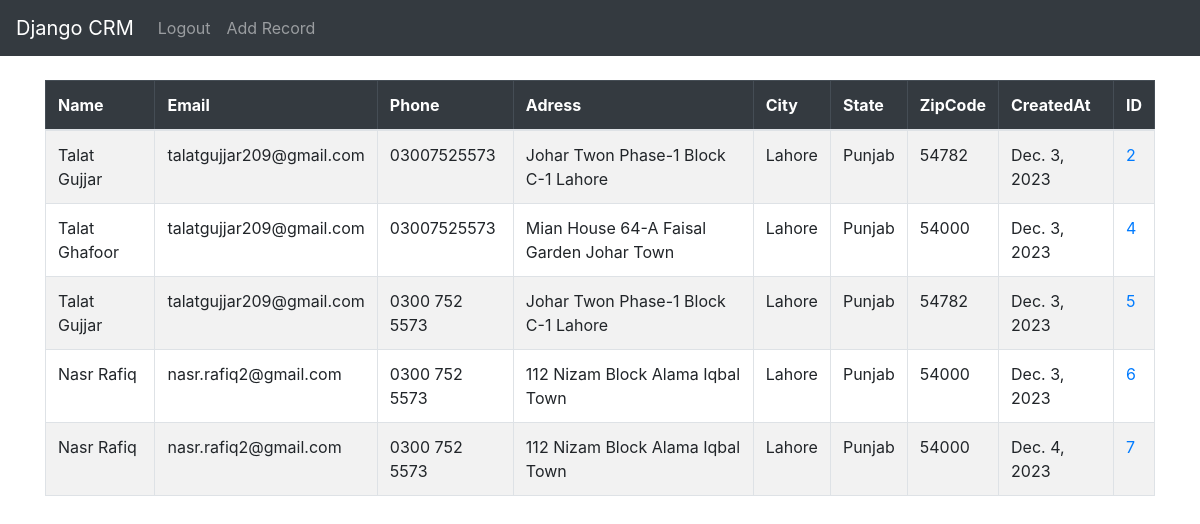
The app's page / (signed in) with its own data.
### crm/models.py (models this page shows, shortened)
class Record(models.Model):
    created_at = models.DateField(auto_now_add=True)
    first_name = models.CharField(max_length=50)
    last_name = models.CharField(max_length=50)
    email = models.CharField(max_length=100)
    phone = models.CharField(max_length=15)
    address = models.CharField(max_length=100)
    city = models.CharField(max_length=50)
    state = models.CharField(max_length=50)
    zipcode = models.CharField(max_length=20)

### crm/views.py (the view, shortened to what this page needs)
# urls.py: path('', views.home, name= 'home'),
def home(request):
    records = Record.objects.all()
    return render(request, 'home.html', {'records': records})

### crm/templates/home.html (shortened to what this page needs)
{% extends 'base.html' %}
{% block content %}
    {% if user.is_authenticated %}
    <table class="table table-striped table-hover table-bordered">
        <thead class="table-dark">
          <tr>
            <th scope="col">Name</th>
            <th scope="col">Email</th>
            <th scope="col">Phone</th>
            <th scope="col">Adress</th>
            <th scope="col">City</th>
            <th scope="col">State</th>
            <th scope="col">ZipCode</th>
            <th scope="col">CreatedAt</th>
            <th scope="col">ID</th>
          </tr>
        </thead>
        <tbody>
            {% if records %}
            {% for record in records %}
            <tr>
              <td> {{record.first_name}} {{ record.last_name }}</td>
              <td> {{record.email}}</td>
              <td> {{record.phone}}</td>
              <td> {{record.address}}</td>
              <td> {{record.city}}</td>
              <td> {{record.state}}</td>
              <td> {{record.zipcode}}</td>
              <td> {{record.created_at}}</td>
              <td><a href="{% url 'record' record.id %}">{{record.id}}</td>
            </tr>
            {% endfor %}
        {% endif %}
        </tbody>
    </table>
{% endif %}
{% endblock %}

### records on screen
Record: first_name "Talat", last_name "Gujjar", email "talatgujjar209@gmail.com", phone "03007525573", address "Johar Twon Phase-1 Block C-1 Lahore", city "Lahore", state "Punjab", zipcode "54782", created_at "Dec. 3, 2023", id "2"
Record: first_name "Talat", last_name "Ghafoor", email "talatgujjar209@gmail.com", phone "03007525573", address "Mian House 64-A Faisal Garden Johar Town", city "Lahore", state "Punjab", zipcode "54000", created_at "Dec. 3, 2023", id "4"
Record: first_name "Talat", last_name "Gujjar", email "talatgujjar209@gmail.com", phone "0300 752 5573", address "Johar Twon Phase-1 Block C-1 Lahore", city "Lahore", state "Punjab", zipcode "54782", created_at "Dec. 3, 2023", id "5"
Record: first_name "Nasr", last_name "Rafiq", email "nasr.rafiq2@gmail.com", phone "0300 752 5573", address "112 Nizam Block Alama Iqbal Town", city "Lahore", state "Punjab", zipcode "54000", created_at "Dec. 3, 2023", id "6"
Record: first_name "Nasr", last_name "Rafiq", email "nasr.rafiq2@gmail.com", phone "0300 752 5573", address "112 Nizam Block Alama Iqbal Town", city "Lahore", state "Punjab", zipcode "54000", created_at "Dec. 4, 2023", id "7"
